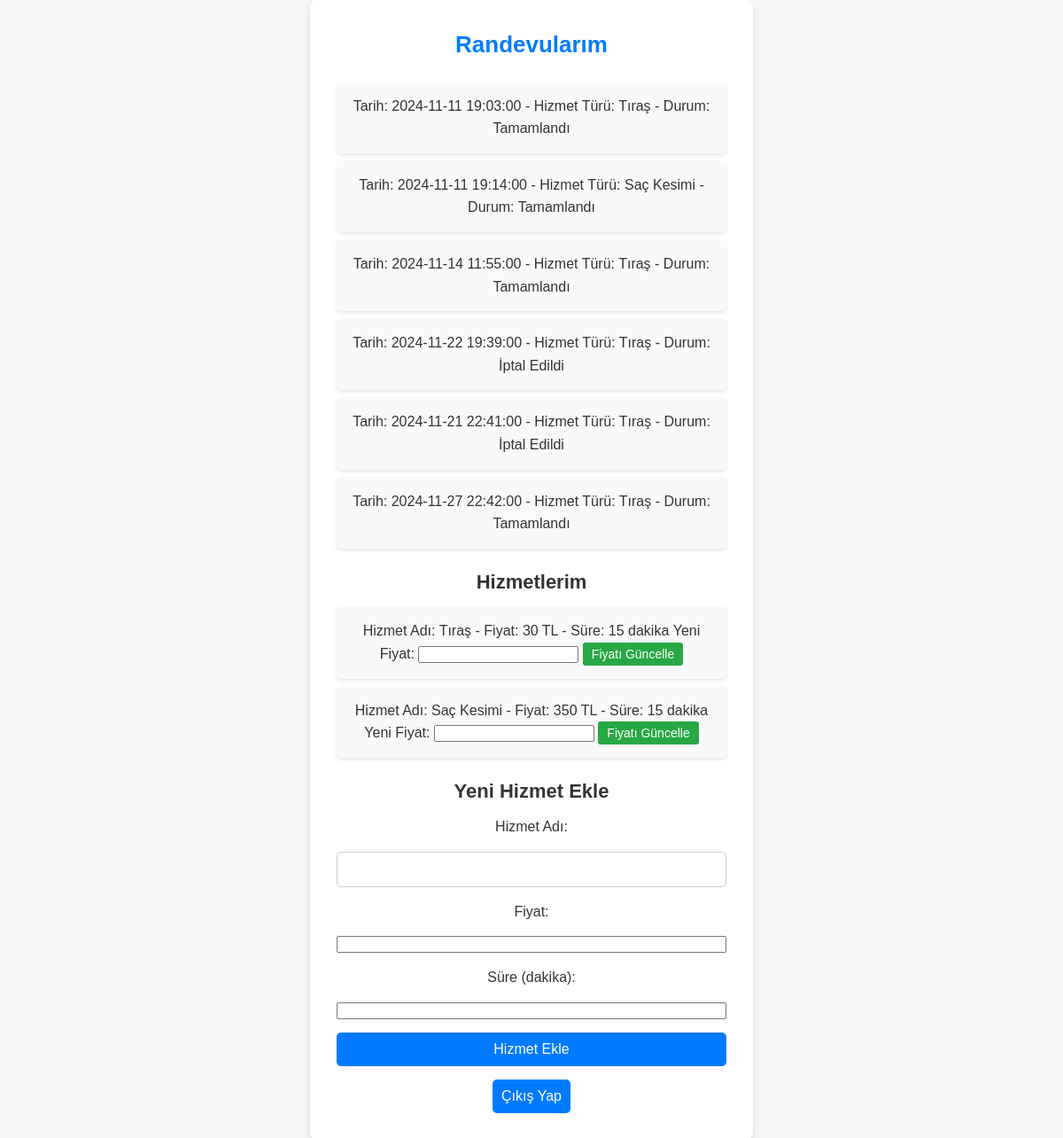
The app's page /barber_appointments (signed in) with its own data.
### app.py (models this page shows)
class Appointment(db.Model):
    id = db.Column(db.Integer, primary_key=True)
    customer_id = db.Column(db.Integer, db.ForeignKey('user.id'), nullable=False)
    barber_id = db.Column(db.Integer, db.ForeignKey('user.id'), nullable=False)
    appointment_date = db.Column(db.DateTime, nullable=False)
    service_type = db.Column(db.String(100), nullable=False)
    status = db.Column(db.String(20), default='Bekliyor', nullable=False)

class Service(db.Model):
    id = db.Column(db.Integer, primary_key=True)
    barber_id = db.Column(db.Integer, db.ForeignKey('user.id'), nullable=False)
    service_name = db.Column(db.String(100), nullable=False)
    price = db.Column(db.Float, nullable=False)
    duration = db.Column(db.Integer, nullable=False)
    barber = db.relationship('User', backref='services')

### app.py (the view, shortened to what this page needs)
@app.route('/barber_appointments', methods=['GET', 'POST'])
@login_required
def barber_appointments():
    if current_user.role != 'Berber':
        flash('Bu sayfaya erişiminiz yok.', 'danger')
        return redirect(url_for('dashboard'))
    appointments = Appointment.query.filter_by(barber_id=current_user.id).all()
    services = Service.query.filter_by(barber_id=current_user.id).all()
    return render_template('barber_appointments.html', appointments=appointments, services=services)

### app.py (called while the page is built)
@login_manager.user_loader
def load_user(user_id):
    return User.query.get(int(user_id))

### templates/barber_appointments.html (shortened to what this page needs)
<!DOCTYPE html>
<html lang="tr">
<head>
    <link rel="stylesheet" href="{{ url_for('static', filename='css/style.css') }}">
</head>
<body>
    <div class="container">
        <div class="section">
            <h1>Randevularım</h1>
            {% if appointments %}
                <ul class="appointment-list">
                    {% for appointment in appointments %}
                        <li>
                            Tarih: {{ appointment.appointment_date }} - Hizmet Türü: {{ appointment.service_type }} - Durum: {{ appointment.status }}
                        </li>
                    {% endfor %}
                </ul>
            {% else %}
                <p>Henüz bir randevunuz yok.</p>
            {% endif %}
        </div>
        <div class="section">
            <h2>Hizmetlerim</h2>
            {% if services %}
                <ul class="service-list">
                    {% for service in services %}
                        <li>
                            Hizmet Adı: {{ service.service_name }} - Fiyat: {{ service.price }} TL - Süre: {{ service.duration }} dakika
                            <form action="{{ url_for('update_service_price', service_id=service.id) }}" method="POST" style="display:inline;">
                                <label for="new_price_{{ service.id }}">Yeni Fiyat:</label>
                                <input type="number" step="0.01" name="new_price" id="new_price_{{ service.id }}" required>
                                <button type="submit">Fiyatı Güncelle</button>
                            </form>
                        </li>
                    {% endfor %}
                </ul>
            {% else %}
                <p>Henüz eklenmiş bir hizmet yok.</p>
            {% endif %}
        </div>
        <div class="section">
            <h2>Yeni Hizmet Ekle</h2>
            <form action="{{ url_for('barber_appointments') }}" method="POST" class="service-form">
                <label for="service_name">Hizmet Adı:</label>
                <input type="text" name="service_name" id="service_name" required>
                <label for="price">Fiyat:</label>
                <input type="number" step="0.01" name="price" id="price" required>
                <label for="duration">Süre (dakika):</label>
                <input type="number" name="duration" id="duration" required>
                <button type="submit">Hizmet Ekle</button>
                <a href="{{ url_for('logout') }}" style="text-decoration: none;">
                    <button type="button">Çıkış Yap</button>
                </a>
            </form>
        </div>
    </div>
</body>
</html>

### static/css/style.css (style rules this page uses)
* { margin: 0; padding: 0; box-sizing: border-box; }
body { font-family: Arial, sans-serif; background-color: #f4f6f8; color: #333; display: flex; justify-content: center; align-items: center; min-height: 100vh; line-height: 1.6; }
h1 { color: #007bff; margin-bottom: 20px; font-size: 26px; text-align: center; }
h2 { color: #333; font-size: 22px; margin-top: 20px; margin-bottom: 10px; }
.container { background-color: #fff; border-radius: 8px; padding: 30px; box-shadow: 0px 4px 8px rgba(0, 0, 0, 0.1); width: 100%; max-width: 500px; text-align: center; }
form { display: flex; flex-direction: column; gap: 15px; margin-top: 10px; }
form input[type="text"], form input[type="email"], form input[type="password"], form input[type="datetime-local"] { padding: 10px; font-size: 16px; border-radius: 5px; border: 1px solid #ccc; width: 100%; }
form button { background-color: #007bff; color: #fff; border: none; padding: 10px; font-size: 16px; border-radius: 5px; cursor: pointer; transition: background-color 0.3s ease; }
a { color: #007bff; text-decoration: none; font-weight: bold; transition: color 0.3s ease; }
.container p, ul { margin-top: 10px; }
ul { list-style: none; padding: 0; }
ul li { background-color: #f9f9f9; padding: 15px; margin-bottom: 8px; border-radius: 5px; box-shadow: 0px 2px 4px rgba(0, 0, 0, 0.1); }

### records on screen
Appointment: appointment_date "2024-11-11 19:03:00", service_type "Tıraş", status "Tamamlandı"
Appointment: appointment_date "2024-11-11 19:14:00", service_type "Saç Kesimi", status "Tamamlandı"
Appointment: appointment_date "2024-11-14 11:55:00", service_type "Tıraş", status "Tamamlandı"
Appointment: appointment_date "2024-11-22 19:39:00", service_type "Tıraş", status "İptal Edildi"
Appointment: appointment_date "2024-11-21 22:41:00", service_type "Tıraş", status "İptal Edildi"
Appointment: appointment_date "2024-11-27 22:42:00", service_type "Tıraş", status "Tamamlandı"
Service: service_name "Tıraş", price "30", duration "15"
Service: service_name "Saç Kesimi", price "350", duration "15"
